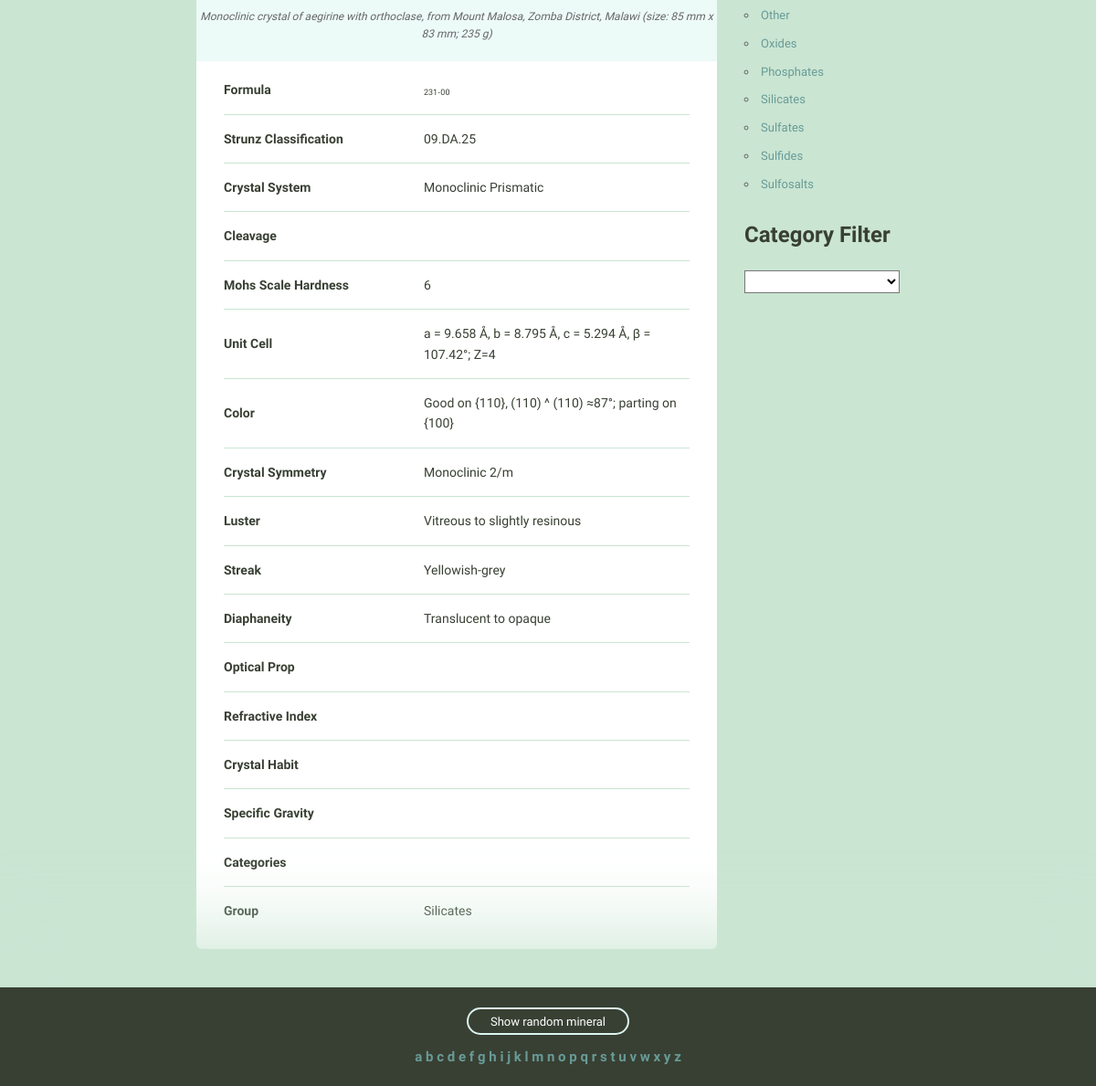
/detail/9/ (lower part), run on an earlier commit of the app's database.
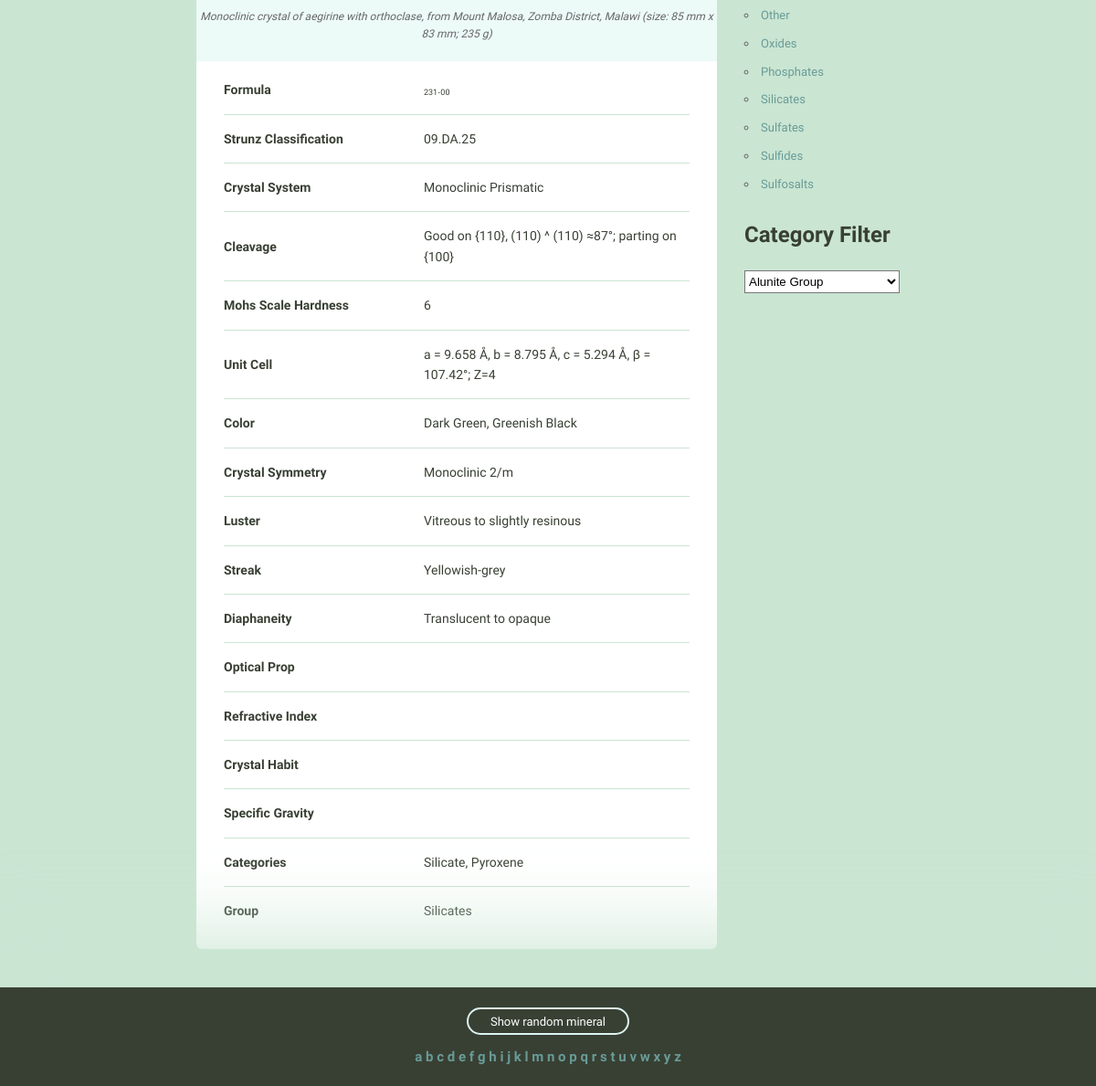
And on a later commit of the database.
### mineral_detail/models.py (models this page shows, shortened)
class Mineral(models.Model):
    name = models.CharField(max_length=500)
    image_filename = models.CharField(max_length=500)
    image_caption = models.CharField(max_length=500)
    formula = models.CharField(max_length=500, blank=True)
    strunz = models.CharField(max_length=500, blank=True)
    crystal_system = models.CharField(max_length=500)
    unit_cell = models.CharField(max_length=500, blank=True)
    color = models.CharField(max_length=500, blank=True)
    crystal_symmetry = models.CharField(max_length=500, blank=True)
    cleavage = models.CharField(max_length=500, blank=True)
    mohs_scale = models.CharField(max_length=500, blank=True)
    luster = models.CharField(max_length=500, blank=True)
    streak = models.CharField(max_length=500, blank=True)
    diaphaneity = models.CharField(max_length=500, blank=True)
    optical_prop = models.CharField(max_length=500, blank=True)
    refractive_index = models.CharField(max_length=500, blank=True)
    crystal_habit = models.CharField(max_length=500, blank=True)
    specific_gravity = models.CharField(max_length=500, blank=True)
    categories = models.ManyToManyField(Category)
    group = models.ForeignKey(Group, on_delete=models.CASCADE)
    @property
    def static_url(self):
        return 'images/minerals/' + self.name.title() + '.jpg'
    def category_names(self):
        return ', '.join([a.name for a in self.categories.all()])

class Group(models.Model):
    name = models.CharField(max_length=500)
    def __str__(self):
        return self.name

class Category(models.Model):
    name = models.CharField(max_length=500, default='None')

### mineral_detail/views.py (the view)
# urls.py: path('detail/', include('mineral_detail.urls'), name='mineral-detail'),
def mineral_detail(request, mineral_id):
    mineral = get_object_or_404(Mineral, pk=mineral_id)
    mineral_form = MineralForm(instance=mineral)
    all_mineral_count = Mineral.objects.all().values('id').count()
    rand_num = random.randint(1, all_mineral_count)
    groups = Group.objects.values('name').order_by('name')
    categories = Category.objects.values('name').order_by('name')
    context = {
        'mineral': mineral,
        'mineral_form': mineral_form,
        'rand_mineral': rand_num,
        'letters': string.ascii_lowercase,
        'mineral_groups': groups,
        'mineral_categories': categories,
    }
    return render(request, 'detail.html', context)

### mineral_detail/forms.py
class MineralForm(forms.ModelForm):
    class Meta:
        model = Mineral
        fields = ['strunz', 'crystal_system', 'cleavage', 'mohs_scale',
                  'unit_cell', 'color', 'crystal_symmetry',
                  'luster', 'streak', 'diaphaneity', 'optical_prop',
                  'refractive_index', 'crystal_habit',
                  'specific_gravity']
        labels = {
            'strunz': 'Strunz Classification',
            'mohs_scale': 'Mohs Scale Hardness'
        }

### mineral_detail/templatetags/custom_tags.py (called while the page is built)
@register.simple_tag(name='url_filter_replace')
def url_filter_replace(request, field, value):
    url_string = request.GET.copy()
    return u"/?{}={}".format(field, value)

### templates/detail.html (shortened to what this page needs)
{% extends "layout.html" %}
{% block content %}
    <div class="mineral__container">
        <div class="mineral__image-bg">
            {% load static %}
            <p class="mineral__caption">{{ mineral.image_caption }}</p>
        </div>
        <div class="mineral__table-container">
            <table class="mineral__table">
                <tr>
                    <td class="mineral__category">Formula</td>
                    {% autoescape off %}
                        <td class="mineral__formula">{{ mineral.formula }}</td>
                    {% endautoescape %}
                </tr>
                {% for field in mineral_form %}
                    <tr>
                        <td class="mineral__category">{{ field.label|title }}</td>
                        <td>{{ field.value }}</td>
                    </tr>
                {% endfor %}
                <tr>
                    <td class="mineral__category">Categories</td>
                    <td>{{ mineral.category_names }}</td>
                </tr>
                <tr>
                    <td class="mineral__category">Group</td>
                    <td>{{ mineral.group }}</td>
                </tr>
            </table>
        </div>
    </div>
{% endblock %}

What changed in the data, as far as the page shows it:
changed Mineral "09.DA.25": category_names (not shown) → "Silicate, Pyroxene"
Also different on the page:
form field value: (not shown) → "Alunite Group"
new list line: "Cleavage"
new list line: "Good on {110}, (110) ^ (110) ≈87°; parting on {100}"
new list line: "Color"
new list line: "Dark Green, Greenish Black"
list line gone: "Cleavage"
list line gone: "Color"
list line gone: "Good on {110}, (110) ^ (110) ≈87°; parting on {100}"
